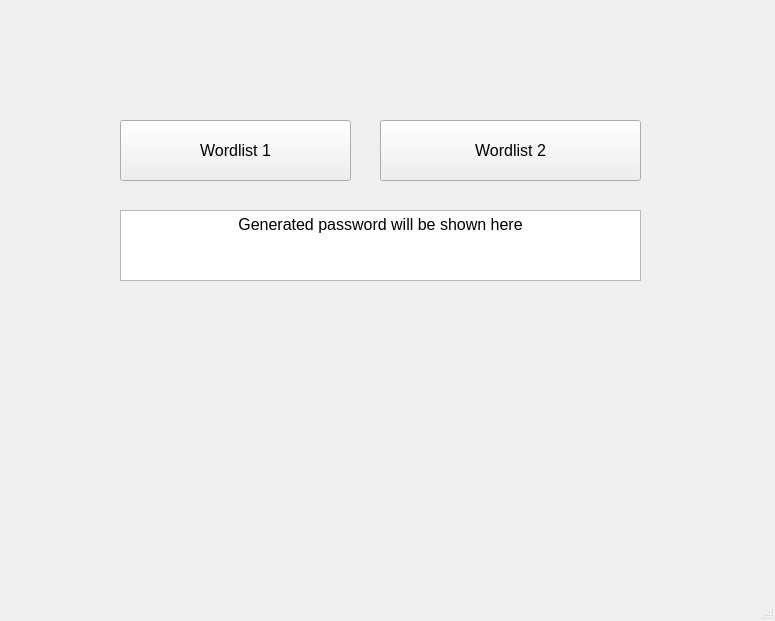
<?xml version="1.0" encoding="UTF-8"?>
<ui version="4.0">
 <class>MainWindow</class>
 <widget class="QMainWindow" name="MainWindow">
  <property name="geometry">
   <rect>
    <x>0</x>
    <y>0</y>
    <width>775</width>
    <height>621</height>
   </rect>
  </property>
  <property name="windowTitle">
   <string>AmarPass</string>
  </property>
  <widget class="QWidget" name="centralwidget">
   <widget class="QPushButton" name="pushButton">
    <property name="geometry">
     <rect>
      <x>120</x>
      <y>120</y>
      <width>231</width>
      <height>61</height>
     </rect>
    </property>
    <property name="font">
     <font>
      <pointsize>12</pointsize>
     </font>
    </property>
    <property name="text">
     <string>Wordlist 1</string>
    </property>
   </widget>
   <widget class="QPushButton" name="pushButton_2">
    <property name="geometry">
     <rect>
      <x>380</x>
      <y>120</y>
      <width>261</width>
      <height>61</height>
     </rect>
    </property>
    <property name="font">
     <font>
      <pointsize>12</pointsize>
     </font>
    </property>
    <property name="text">
     <string>Wordlist 2</string>
    </property>
   </widget>
   <widget class="QTextEdit" name="textEdit">
    <property name="geometry">
     <rect>
      <x>120</x>
      <y>210</y>
      <width>521</width>
      <height>71</height>
     </rect>
    </property>
    <property name="font">
     <font>
      <pointsize>12</pointsize>
      <italic>false</italic>
      <bold>false</bold>
     </font>
    </property>
    <property name="html">
     <string>&lt;!DOCTYPE HTML PUBLIC &quot;-//W3C//DTD HTML 4.0//EN&quot; &quot;http://www.w3.org/TR/REC-html40/strict.dtd&quot;&gt;
&lt;html&gt;&lt;head&gt;&lt;meta name=&quot;qrichtext&quot; content=&quot;1&quot; /&gt;&lt;meta charset=&quot;utf-8&quot; /&gt;&lt;style type=&quot;text/css&quot;&gt;
p, li { white-space: pre-wrap; }
hr { height: 1px; border-width: 0; }
li.unchecked::marker { content: &quot;\2610&quot;; }
li.checked::marker { content: &quot;\2612&quot;; }
&lt;/style&gt;&lt;/head&gt;&lt;body style=&quot; font-family:'Segoe UI'; font-size:12pt; font-weight:400; font-style:normal;&quot;&gt;
&lt;p align=&quot;center&quot; style=&quot; margin-top:0px; margin-bottom:0px; margin-left:0px; margin-right:0px; -qt-block-indent:0; text-indent:0px;&quot;&gt;Generated password will be shown here&lt;/p&gt;&lt;/body&gt;&lt;/html&gt;</string>
    </property>
   </widget>
  </widget>
  <widget class="QStatusBar" name="statusbar"/>
 </widget>
 <resources/>
 <connections/>
</ui>
